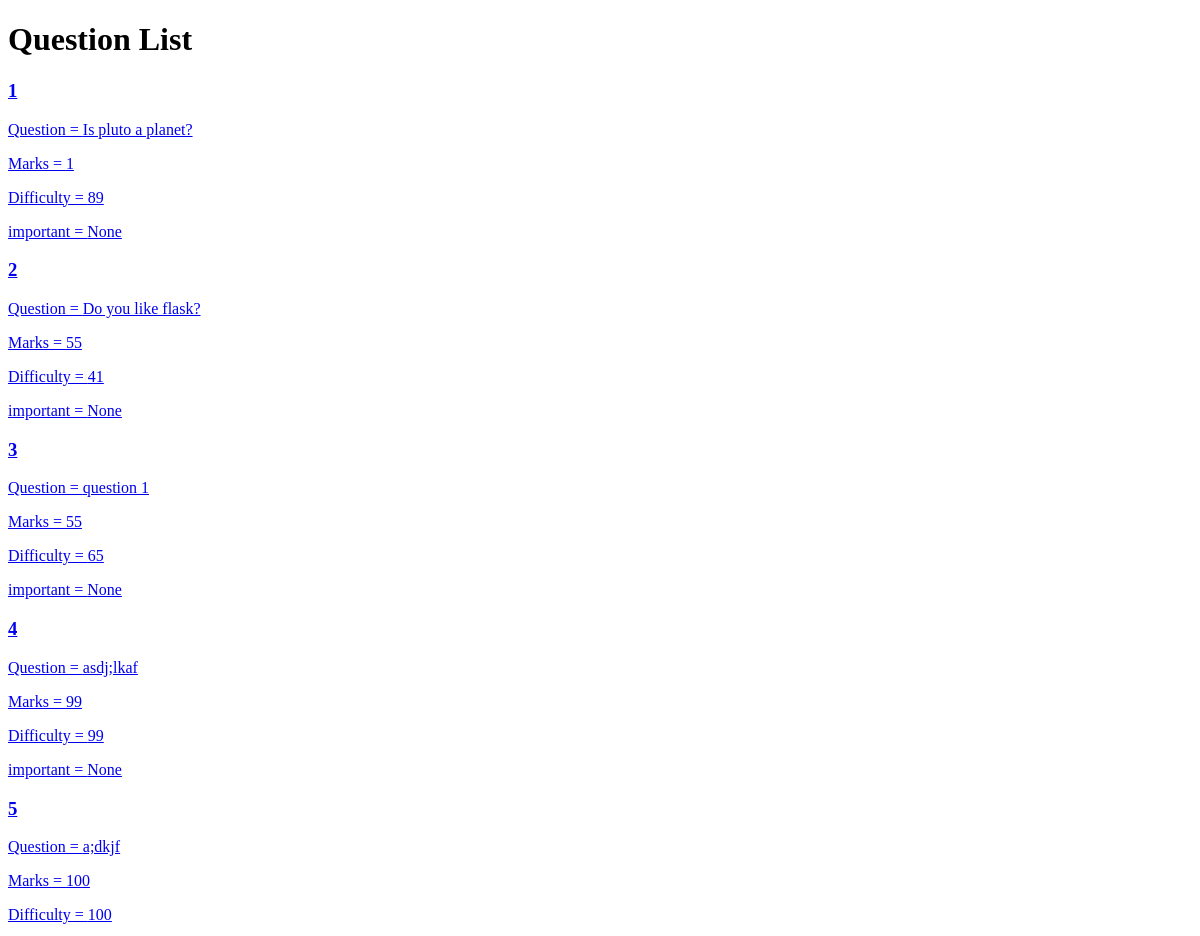
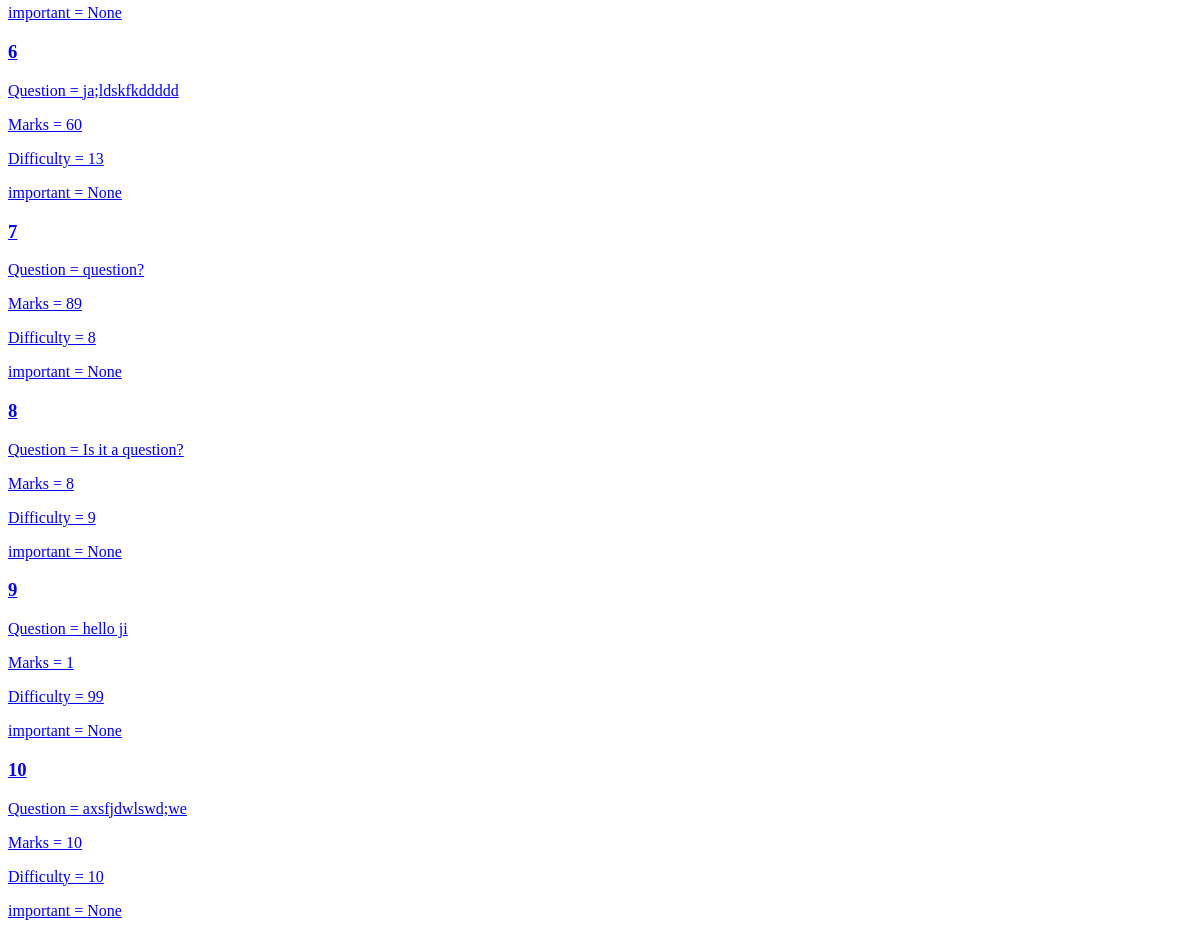
/question, run on an earlier commit of the app's database (2 pictures, top to bottom).
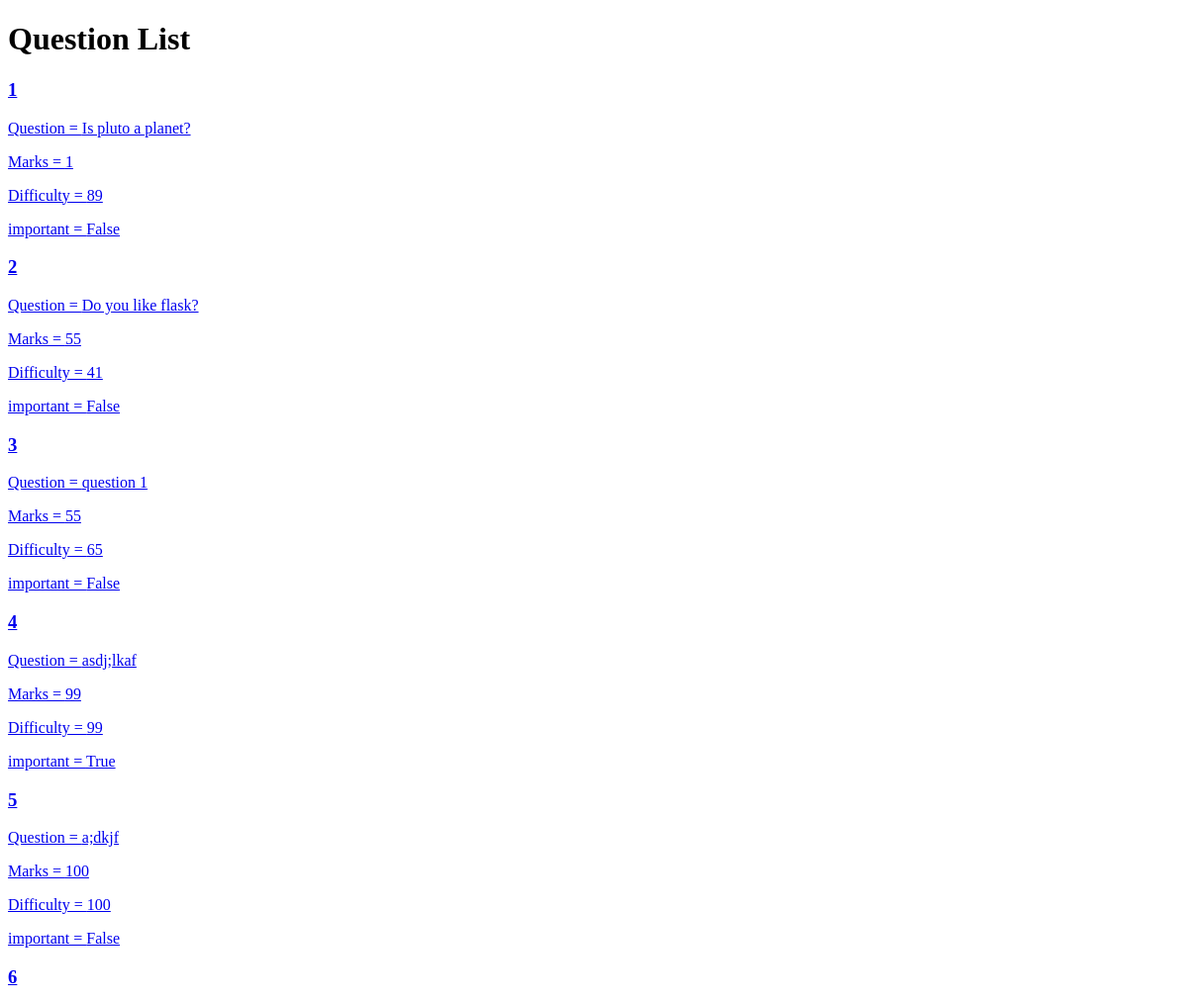
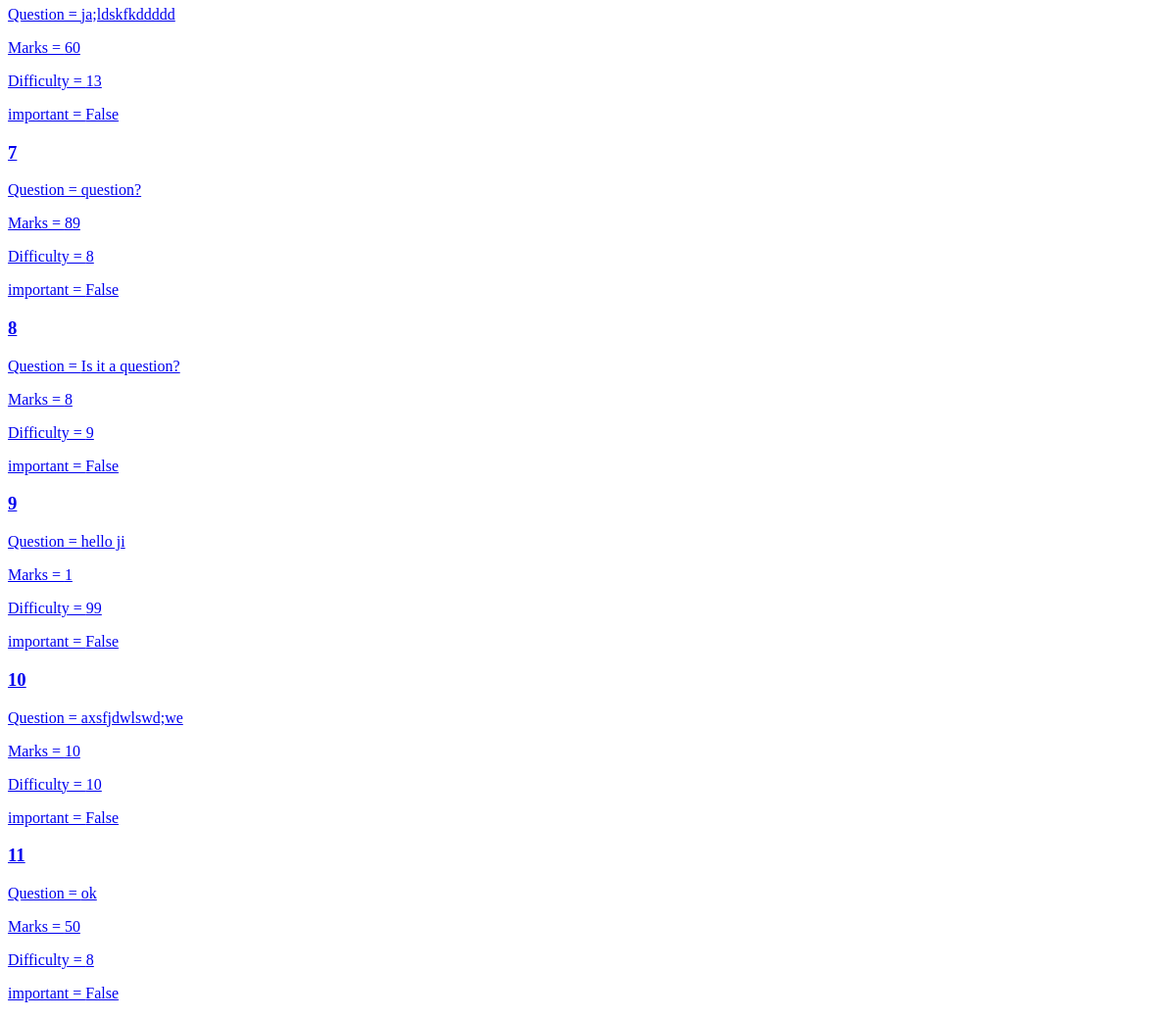
And on a later commit of the database (2 pictures, top to bottom).
### flaskapp/models.py (models this page shows, shortened)
class Question(db.Model):
    id = db.Column(db.Integer, primary_key=True)
    question = db.Column(db.Text, nullable=False)
    mark = db.Column(db.Integer, nullable=False)
    difficulty = db.Column(db.Integer, nullable=False)
    imp = db.Column(db.Boolean, default=False)

### flaskapp/routes.py (the view)
@app.route("/question")
def questions():
    _questions = Question.query.all()
    return render_template("questions.html",
                           questions=_questions,
                           css_file='css/question_form.css',
                           js_file='js/question_form.js'
                           )

### flaskapp/templates/questions.html (shortened to what this page needs)
{% extends "layout.html" %}
{% block main %}
	<div id="questions">
		{% block content %}
			<h1>Question List</h1>
			{% for q in questions %}
				<a href="{{ url_for('update_question', question_id=q.id) }}">
					<p>
					<h3>{{ q.id }}</h3>
					<p>Question = {{ q.question }}</p>
					<p>Marks = {{ q.mark }}</p>
					<p>Difficulty = {{ q.difficulty }}</p>
					<p>important = {{ q.imp }}</p>
					</p>
				</a>
			{% endfor %}
		{% endblock %}
	</div>
{% endblock %}

### flaskapp/templates/layout.html (shortened to what this page needs)
<!DOCTYPE html>
<html lang="en">
<head>
    <link rel="stylesheet" type="text/css" href=" {{ url_for('static', filename=css_file) }}"/>
</head>
<body>
{% block main %}
{% endblock main %}
</body>
</html>

What changed in the data, as far as the page shows it:
changed Question "Is pluto a planet?": imp "None" → "False"
changed Question "Do you like flask?": imp "None" → "False"
changed Question "question 1": imp "None" → "False"
changed Question "asdj;lkaf": imp "None" → "True"
changed Question "a;dkjf": imp "None" → "False"
changed Question "ja;ldskfkddddd": imp "None" → "False"
changed Question "question?": imp "None" → "False"
changed Question "Is it a question?": imp "None" → "False"
changed Question "hello ji": imp "None" → "False"
changed Question "axsfjdwlswd;we": imp "None" → "False"
added Question: id "11", question "ok", mark "50", difficulty "8", imp "False"
